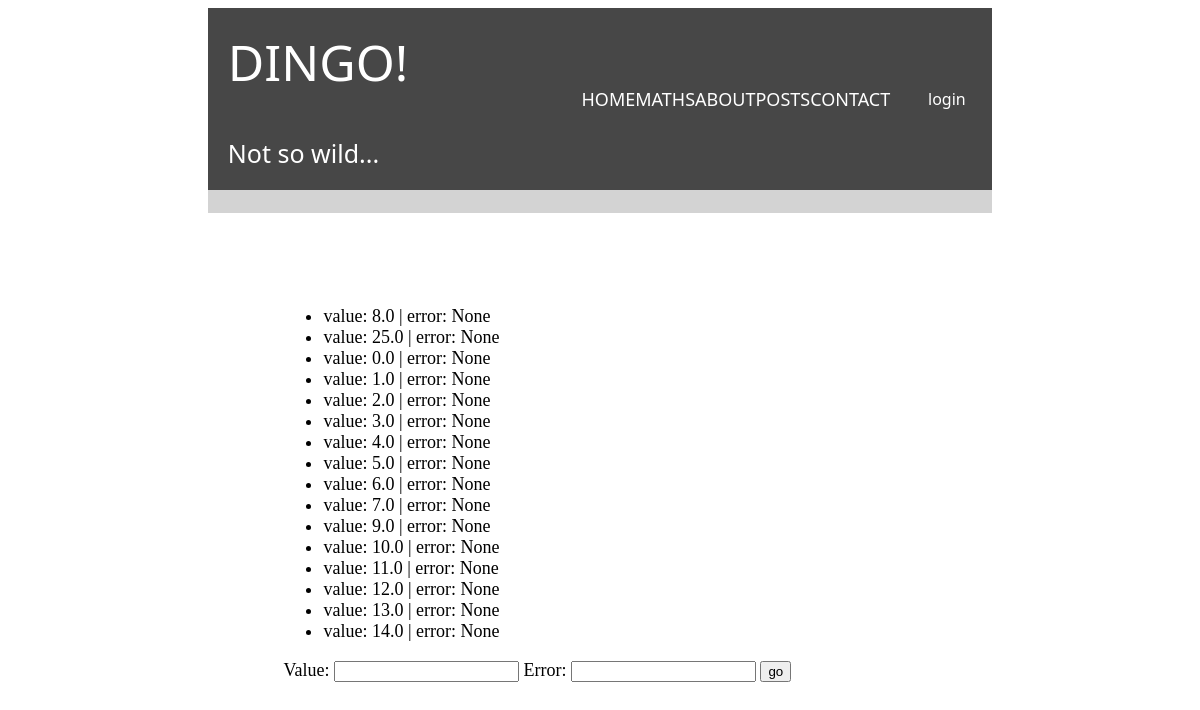
/maths/results/, run on an earlier commit of the app's database.
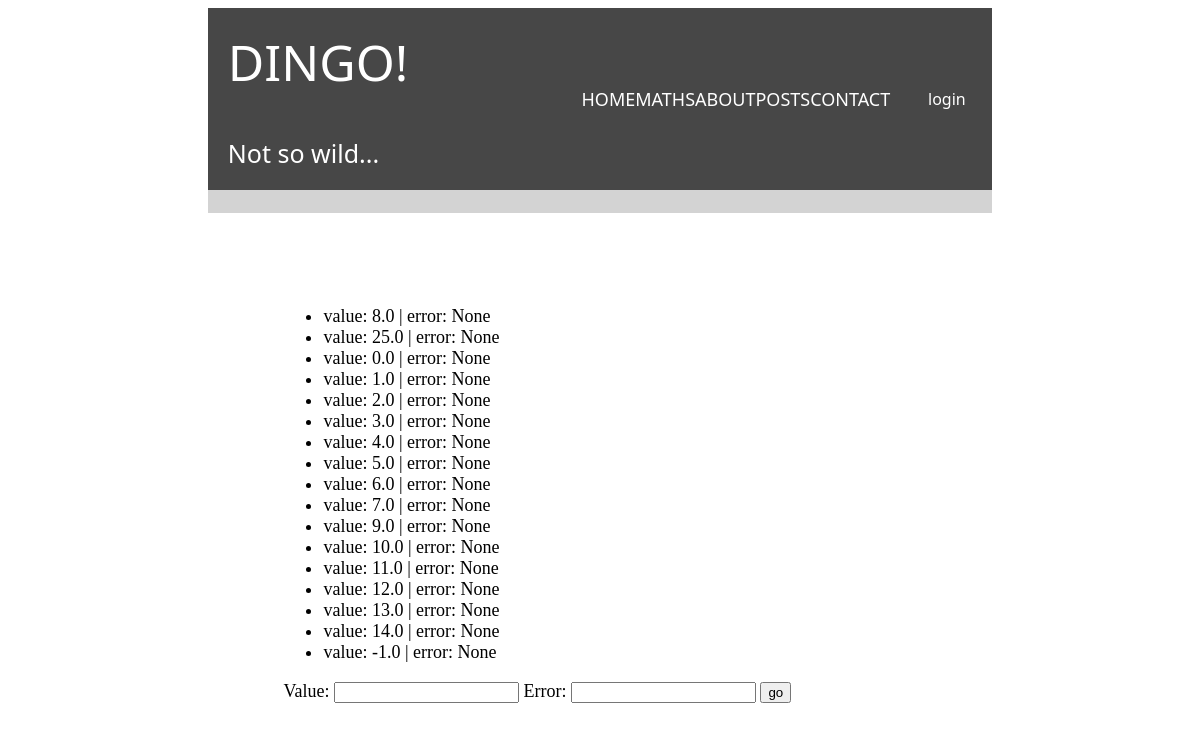
And on a later commit of the database.
### maths/models.py (models this page shows)
class Result(models.Model):
    value = models.FloatField(blank=True, null=True, unique=True)
    error = models.CharField(
        max_length=255,
        null=True,
        blank=True,
        unique=True
    )
    def __str__(self):
        return f"value: {self.value} | error: {self.error}"

### maths/views.py (the view, shortened to what this page needs)
# urls.py: path('maths/results/', results_list, name="results"),
def results_list(request):
   form = ResultForm()
   results = Result.objects.all()
   return render(
       request=request,
       template_name="maths/results.html",
       context={
           "results": results,
           "form": form
       }
   )

### maths/forms.py (shortened to what this page needs)
class ResultForm(forms.ModelForm):
    class Meta:
        model = Result
        fields = ["value", "error"]

### maths/templates/maths/results.html (shortened to what this page needs)
{% extends "greetings/main.html" %}
{% block content %}
<div class = "table">
   <ul>
       {% for r in results %}
           <li>{{ r }}</li>
       {% endfor %}
   </ul>
   <form method="post">
    {{ form.as_table }}
    <input type="submit" value="go">
    </form>
</div>
{% endblock %}

What changed in the data, as far as the page shows it:
added Result: value+error "value: -1.0 | error: None"
